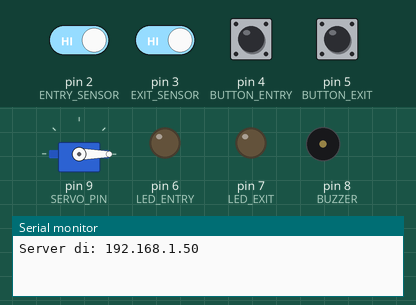
Recording of a sketch running on a simulated Arduino Uno, built with avr-gcc and run on an emulated ATmega328P. Shown: servo, output pins drawn as LEDs (lit = HIGH), buzzer (waves = sounding, pin HIGH), the last lines printed to the serial monitor. The inputs (shaded band) are chosen by the test bench; at power-on: pin 2 (ENTRY_SENSOR), pin 3 (EXIT_SENSOR), pin 4 (BUTTON_ENTRY), pin 5 (BUTTON_EXIT) HIGH. WiFi joins after 1.5 s; servers stay silent unless stated.

Above: at 2.8 s.
2.9 s: pin 2 (ENTRY_SENSOR) driven LOW
At 5.15 s:
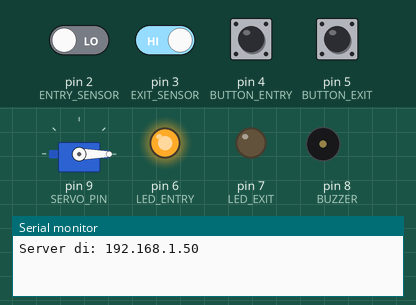
At 7.2 s:
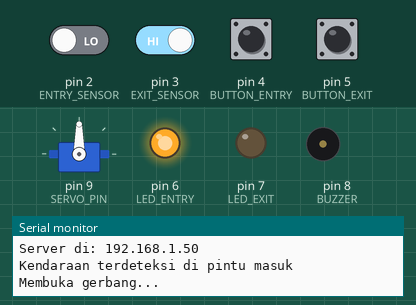
Timing chart, 0 to 14.0 s (numbered marks = the images above; inputs shaded):
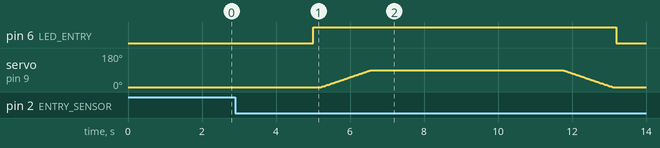

The sketch:

arduino_gate.ino
```cpp
#include <Ethernet.h>
#include <Servo.h>

// Konfigurasi Jaringan
byte mac[] = { 0xDE, 0xAD, 0xBE, 0xEF, 0xFE, 0xED };
IPAddress ip(192, 168, 1, 177);  // Sesuaikan dengan IP Arduino
EthernetServer server(5001);

// Pin
const int SERVO_PIN = 9;      // Pin servo
const int ENTRY_SENSOR = 2;   // Sensor masuk (IR/ultrasonic)
const int EXIT_SENSOR = 3;    // Sensor keluar (IR/ultrasonic)
const int BUTTON_ENTRY = 4;   // Tombol manual masuk
const int BUTTON_EXIT = 5;    // Tombol manual keluar
const int LED_ENTRY = 6;      // LED indikator masuk
const int LED_EXIT = 7;       // LED indikator keluar
const int BUZZER = 8;         // Buzzer

// Variabel
Servo gateServo;
bool gateOpen = false;
unsigned long lastButtonPress = 0;
const unsigned long debounceDelay = 200;  // Waktu debounce 200ms

void setup() {
  // Inisialisasi Serial
  Serial.begin(9600);

  // Inisialisasi pin
  pinMode(ENTRY_SENSOR, INPUT_PULLUP);
  pinMode(EXIT_SENSOR, INPUT_PULLUP);
  pinMode(BUTTON_ENTRY, INPUT_PULLUP);
  pinMode(BUTTON_EXIT, INPUT_PULLUP);
  pinMode(LED_ENTRY, OUTPUT);
  pinMode(LED_EXIT, OUTPUT);
  pinMode(BUZZER, OUTPUT);

  // Inisialisasi servo
  gateServo.attach(SERVO_PIN);
  gateServo.write(0);  // Posisi awal gate tertutup

  // Inisialisasi Ethernet
  if (Ethernet.begin(mac) == 0) {
    Serial.println("Gagal konfigurasi Ethernet menggunakan DHCP");
    // Coba dengan IP statis
    Ethernet.begin(mac, ip);
  }

  server.begin();
  Serial.print("Server di: ");
  Serial.println(Ethernet.localIP());

  // Bunyikan buzzer sebagai tanda siap
  beep(100);
}

void loop() {
  // Periksa koneksi client
  checkNetworkClient();

  // Periksa tombol manual
  checkManualButtons();

  // Deteksi kendaraan
  checkSensors();

  delay(50);  // Beri jeda untuk mengurangi beban
}

void checkNetworkClient() {
  EthernetClient client = server.available();

  if (client) {
    Serial.println("Client terhubung");

    while (client.connected()) {
      if (client.available()) {
        String command = client.readStringUntil('\n');
        command.trim();
        Serial.println("Perintah: " + command);

        if (command == "OPEN_GATE") {
          openGate();
          client.println("GATE_OPENED");
        } else if (command == "CLOSE_GATE") {
          closeGate();
          client.println("GATE_CLOSED");
        } else if (command == "STATUS") {
          client.println(gateOpen ? "GATE_OPEN" : "GATE_CLOSED");
        }
      }

      // Tetap periksa tombol saat terhubung
      checkManualButtons();
    }

    client.stop();
    Serial.println("Client terputus");
  }
}

void checkManualButtons() {
  // Periksa tombol masuk
  if (digitalRead(BUTTON_ENTRY) == LOW) {
    if (millis() - lastButtonPress > debounceDelay) {
      Serial.println("Tombol Masuk ditekan");
      digitalWrite(LED_ENTRY, HIGH);
      openGate();
      beep(100);
      delay(100);
      beep(100);
      digitalWrite(LED_ENTRY, LOW);
      lastButtonPress = millis();
    }
  }

  // Periksa tombol keluar
  if (digitalRead(BUTTON_EXIT) == LOW) {
    if (millis() - lastButtonPress > debounceDelay) {
      Serial.println("Tombol Keluar ditekan");
      digitalWrite(LED_EXIT, HIGH);
      openGate();
      beep(100);
      delay(100);
      beep(100);
      digitalWrite(LED_EXIT, LOW);
      lastButtonPress = millis();
    }
  }
}

void checkSensors() {
  static unsigned long lastEntryTime = 0;
  static unsigned long lastExitTime = 0;

  // Deteksi kendaraan masuk
  if (digitalRead(ENTRY_SENSOR) == LOW && millis() - lastEntryTime > 5000) {
    digitalWrite(LED_ENTRY, HIGH);
    beep(200);
    Serial.println("Kendaraan terdeteksi di pintu masuk");
    openGate();
    lastEntryTime = millis();
    digitalWrite(LED_ENTRY, LOW);
  }

  // Deteksi kendaraan keluar
  if (digitalRead(EXIT_SENSOR) == LOW && millis() - lastExitTime > 5000) {
    digitalWrite(LED_EXIT, HIGH);
    beep(200);
    Serial.println("Kendaraan terdeteksi di pintu keluar");
    openGate();
    lastExitTime = millis();
    digitalWrite(LED_EXIT, LOW);
  }
}

void openGate() {
  if (!gateOpen) {
    Serial.println("Membuka gerbang...");
    for (int pos = 0; pos <= 90; pos += 1) {
      gateServo.write(pos);
      delay(15);
    }
    gateOpen = true;
    beep(50);
    delay(50);
    beep(50);

    // Tutup otomatis setelah 5 detik
    delay(5000);
    closeGate();
  }
}

void closeGate() {
  if (gateOpen) {
    Serial.println("Menutup gerbang...");
    for (int pos = 90; pos >= 0; pos -= 1) {
      gateServo.write(pos);
      delay(15);
    }
    gateOpen = false;
    beep(100);
  }
}

void beep(int duration) {
  analogWrite(BUZZER, 20);
  delay(duration);
  analogWrite(BUZZER, 0);
}
```

Measured:
- after the input at 2.9 s, pin 6 (LED_ENTRY): LOW → HIGH after 2.1 s, → LOW 8.2 s later; servo on pin 9 (SERVO_PIN): rises from 0° to 90° in 1.3 s, then falls to 0° in 6.5 s
